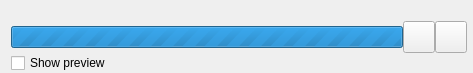
<?xml version="1.0" encoding="UTF-8"?>
<ui version="4.0">
 <class>SimplePluginProgressWidget</class>
 <widget class="QWidget" name="SimplePluginProgressWidget">
  <property name="geometry">
   <rect>
    <x>0</x>
    <y>0</y>
    <width>473</width>
    <height>73</height>
   </rect>
  </property>
  <property name="maximumSize">
   <size>
    <width>600</width>
    <height>16777215</height>
   </size>
  </property>
  <property name="windowTitle">
   <string>Loading</string>
  </property>
  <property name="windowIcon">
   <iconset resource="../resources/TalipotGUIResource.qrc">
    <normaloff>:/talipot/gui/icons/talipot.ico</normaloff>:/talipot/gui/icons/talipot.ico</iconset>
  </property>
  <layout class="QVBoxLayout" name="verticalLayout">
   <property name="spacing">
    <number>0</number>
   </property>
   <property name="topMargin">
    <number>0</number>
   </property>
   <property name="rightMargin">
    <number>6</number>
   </property>
   <property name="bottomMargin">
    <number>0</number>
   </property>
   <item>
    <widget class="QLabel" name="comment">
     <property name="text">
      <string/>
     </property>
     <property name="alignment">
      <set>Qt::AlignCenter</set>
     </property>
    </widget>
   </item>
   <item>
    <layout class="QHBoxLayout" name="horizontalLayout">
     <item>
      <widget class="QProgressBar" name="progressBar">
       <property name="maximum">
        <number>0</number>
       </property>
       <property name="value">
        <number>0</number>
       </property>
       <property name="alignment">
        <set>Qt::AlignCenter</set>
       </property>
       <property name="textVisible">
        <bool>true</bool>
       </property>
      </widget>
     </item>
     <item>
      <widget class="QPushButton" name="stopButton">
       <property name="minimumSize">
        <size>
         <width>32</width>
         <height>32</height>
        </size>
       </property>
       <property name="maximumSize">
        <size>
         <width>32</width>
         <height>32</height>
        </size>
       </property>
       <property name="toolTip">
        <string>Stop process and keep changes</string>
       </property>
      </widget>
     </item>
     <item>
      <widget class="QPushButton" name="cancelButton">
       <property name="minimumSize">
        <size>
         <width>32</width>
         <height>32</height>
        </size>
       </property>
       <property name="maximumSize">
        <size>
         <width>32</width>
         <height>32</height>
        </size>
       </property>
       <property name="toolTip">
        <string>Cancel process and revert changes</string>
       </property>
       <property name="iconSize">
        <size>
         <width>22</width>
         <height>22</height>
        </size>
       </property>
      </widget>
     </item>
    </layout>
   </item>
   <item>
    <widget class="QCheckBox" name="previewBox">
     <property name="text">
      <string>Show preview</string>
     </property>
    </widget>
   </item>
  </layout>
 </widget>
 <resources>
  <include location="../resources/TalipotGUIResource.qrc"/>
 </resources>
 <connections/>
</ui>
